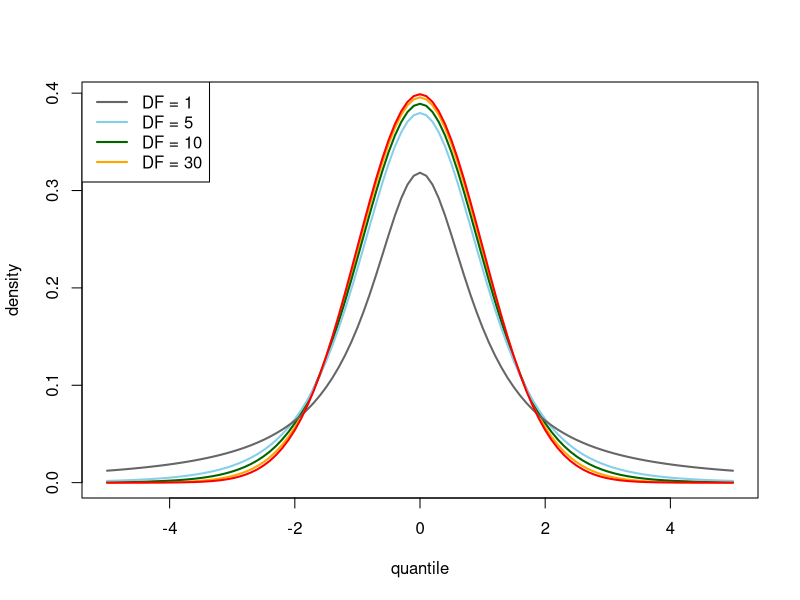
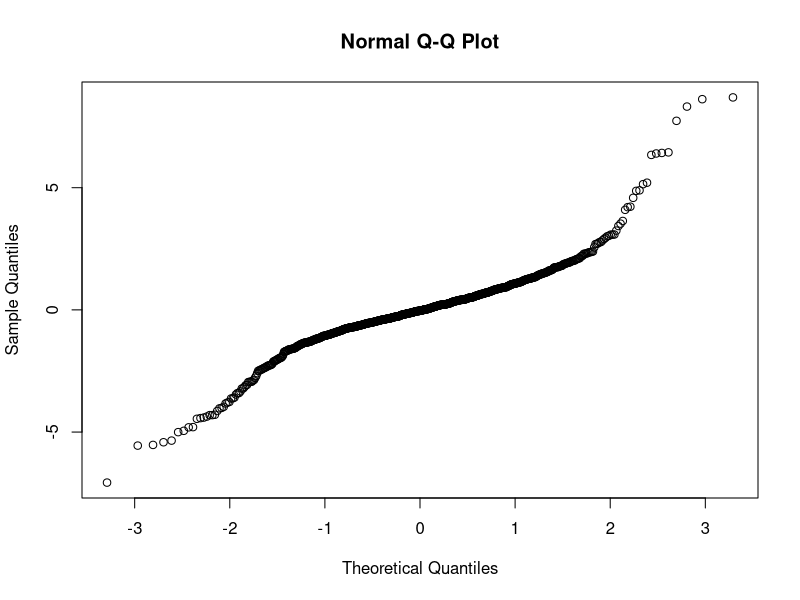
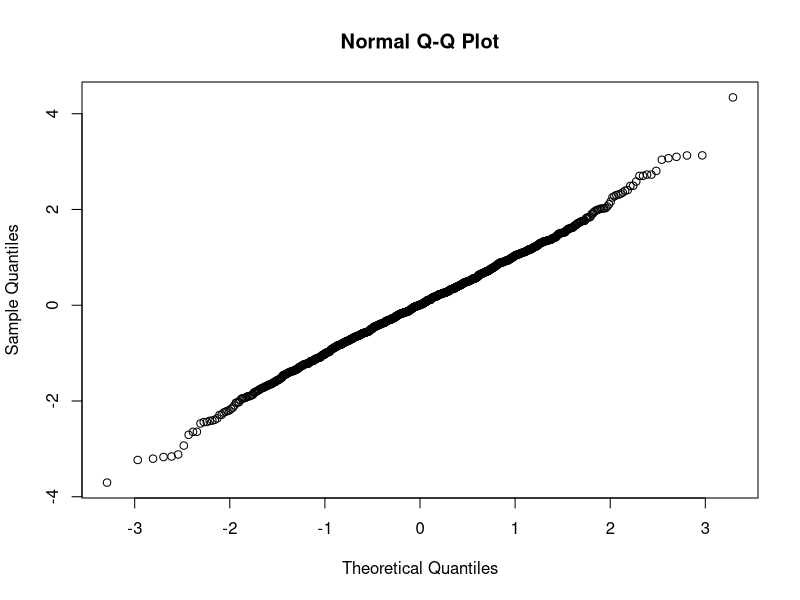
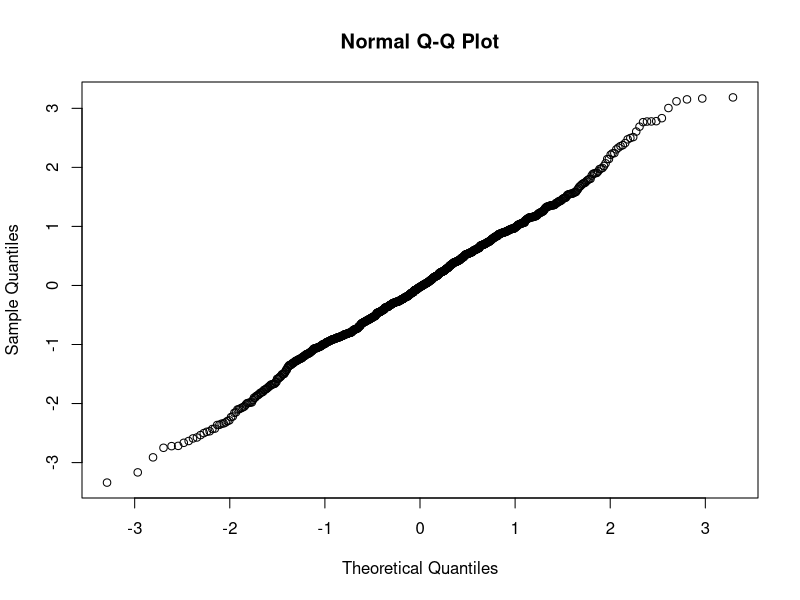
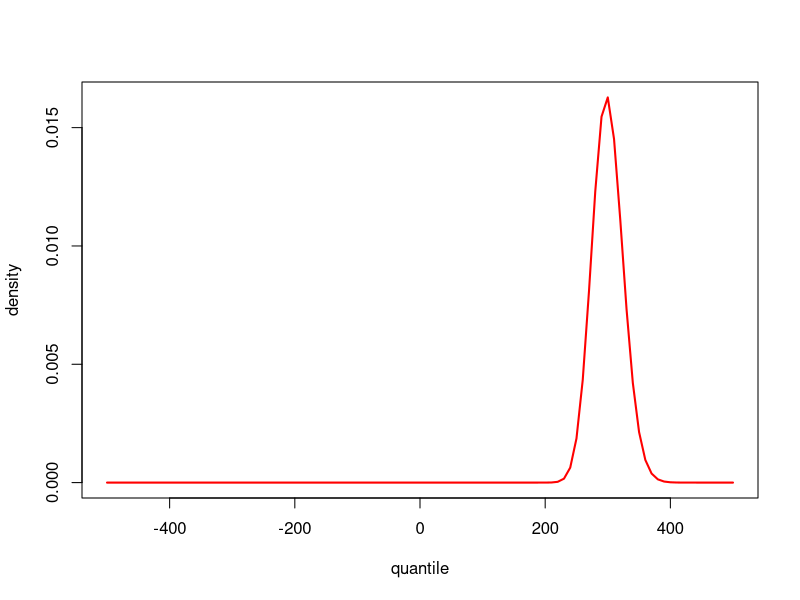
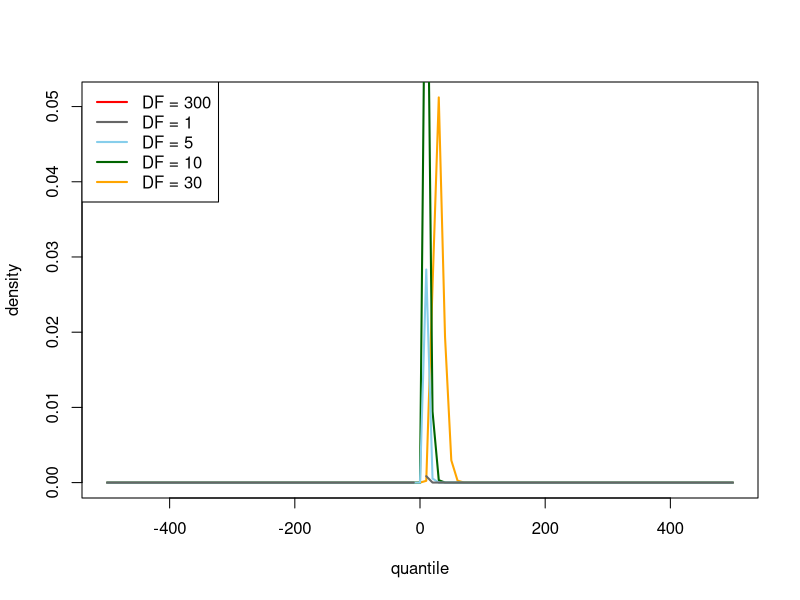

These figures' R source, in order:
#4.d

x = c(1.14453951, 0.33225379, 4.00416672, -5.04850837, 5.35766860, 0.06489233,
      -5.94509889, -4.03921700, -1.04401996, -1.24168001, -8.06484372, 1.03773668,
      -2.87971666, -0.71685157, 0.45405920, 3.30095388, 0.74257551, 2.13158422,
      -3.58842411, -2.51157687, -0.05550723, -1.12422861, -4.33075098, -5.02908441,
      -1.91539586, 1.00226791, -0.23604246, -4.60662137, -3.35289235, -3.41713159,
      -6.73744316, -2.45756382, -1.15391642, 1.50038591, 3.66853943, -1.05244316,
      4.30821758, -0.99412514, 3.02116765, 3.14134781, -1.06686798, -5.78622173,
      -1.38023764, -1.87756992, 5.05295459, -0.62753128, 0.31867113, 3.79992962,
      -0.07876558, -5.08016167)

n = length(x)
clm = 0.92
am = 1-clm

t <- qt(1-am/2, df=n-1)
s = sd(x)
mem = t*s/sqrt(n) 

cim = c(mean(x)-mem, mean(x)+mem)
cim

mean(x)

cls = 0.945
as = 1-cls
q1 = qchisq(as, df=n-1)
q2 = qchisq(cls/2, df=n-1)
l = (n-1)*s*s/q1
u = (n-1)*s*s/q2
cis = c(l, u)
cis


#4.e
ci.bernoulli <- function(x, a) {
   
}


#5
curve(dt(x, 30), from = -5, to = 5, col = "orange", 
      xlab = "quantile", ylab = "density", lwd = 2)
curve(dt(x, 10), from = -5, to = 5, col = "dark green", add = TRUE, lwd = 2)
curve(dt(x, 5), from = -5, to = 5, col = "sky blue", add = TRUE, lwd = 2)
curve(dt(x, 1), from = -5, to = 5, col = "grey40", add = TRUE, lwd = 2)
curve(dnorm(x), from=-5, to=5, col='red', add=T, lwd=2)
legend("topleft", legend = paste0("DF = ", c(1, 5, 10, 30)),
       col = c("grey40", "sky blue", "dark green", "orange"),
       lty = 1, lwd = 2)


aa = rt(1000, df=3)
qqnorm(aa)

bb = rt(1000, df=15)
qqnorm(bb)

cc = rt(1000, df=30)
qqnorm(cc)

#We can infer if dwgrees of freedom is large then it is almost the standart normal
curve(dchisq(x, 300), from = -500, to = 500, col = "red", 
      xlab = "quantile", ylab = "density", lwd = 2)
curve(dchisq(x, 30), from = -500, to = 500, col = "orange", 
      xlab = "quantile", ylab = "density", lwd = 2)
curve(dchisq(x, 10), from = -500, to = 500, col = "dark green", add = TRUE, lwd = 2)
curve(dchisq(x, 5), from = -500, to = 500, col = "sky blue", add = TRUE, lwd = 2)
curve(dchisq(x, 1), from = -500, to = 500, col = "grey40", add = TRUE, lwd = 2)
legend("topleft", legend = paste0("DF = ", c(300, 1, 5, 10, 30)),
       col = c("red", "grey40", "sky blue", "dark green", "orange"),
       lty = 1, lwd = 2)

